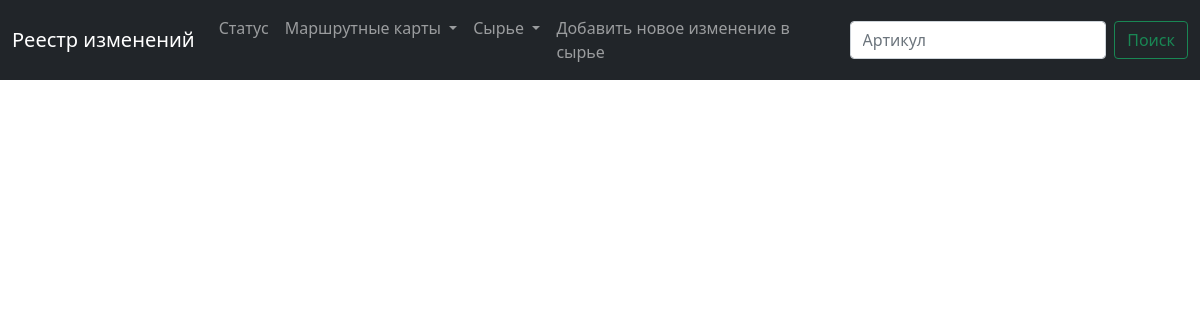
The page /list_sku on the database as committed earlier.
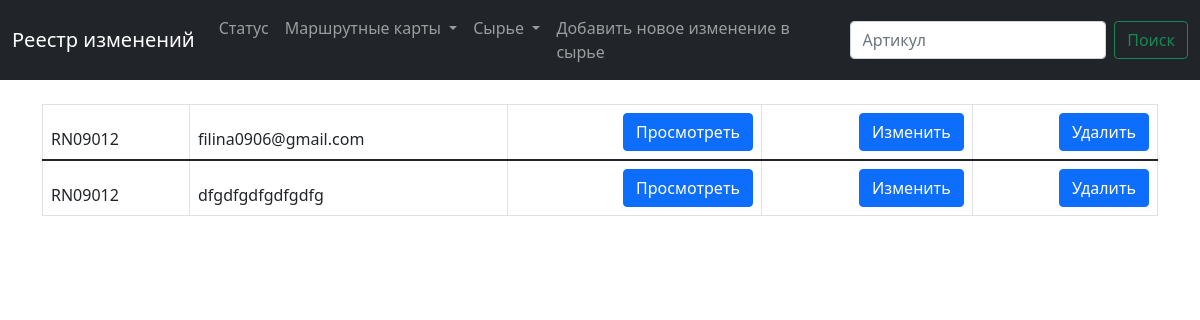
The same page on the database as committed later.
### main/models.py (models this page shows, shortened)
class Sku (models.Model):
    num = models.CharField(max_length=200)  # артикул готоваой продукции (ГП)
    name = models.CharField(max_length=200)  # наименование ГП
    raw = models.ManyToManyField(Raw, blank=True, null=True)  # сырье
    weight = models.IntegerField(blank=True, null=True)  # вес
    photo = models.ImageField(blank=True, null=True,
                              upload_to="images/")  # фото

### main/views.py (the view)
# urls.py: path('list_sku', views.list_sku, name='list_sku'),
def list_sku(request):
    skus = Sku.objects.all()
    return render(request, 'main/list_sku.html', {'skus': skus})

### main/templates/main/list_sku.html (shortened to what this page needs)
{% extends 'main/base.html' %}
{% block content%}
<br>
<div class="container">
    <table class="table table-bordered">
        {% for sku in skus %}
        <thead>
            <tr>
                <td>{{ sku.num }}</td>
                <td>{{ sku.name }}</td>
                <td align="right">
                    <div class="btn-group" role="group" aria-label="Basic example">
                        <a href="{% url 'show_sku' sku.id %}" type="button" class="btn btn-primary">Просмотреть</a>
                    </div>
                </td>
                <td align="right">
                    <div class="btn-group" role="group" aria-label="Basic example">
                        <a href="{% url 'update_sku' sku.id %}" type="button" class="btn btn-primary">Изменить</a>
                    </div>
                </td>
                <td align="right">
                    <div class="btn-group" role="group" aria-label="Basic example">
                        <a href="{% url 'delete_sku' sku.id %}" type="button" class="btn btn-primary">Удалить</a>
                    </div>
                </td>
            </tr>
        </thead>
        {% endfor %}
    </table>
</div>
{%endblock%}

Rows that differ between the two databases and show on the page:
added Sku: num "RN09012", name "filina0906@gmail.com"
added Sku: num "RN09012", name "dfgdfgdfgdfgdfg"
